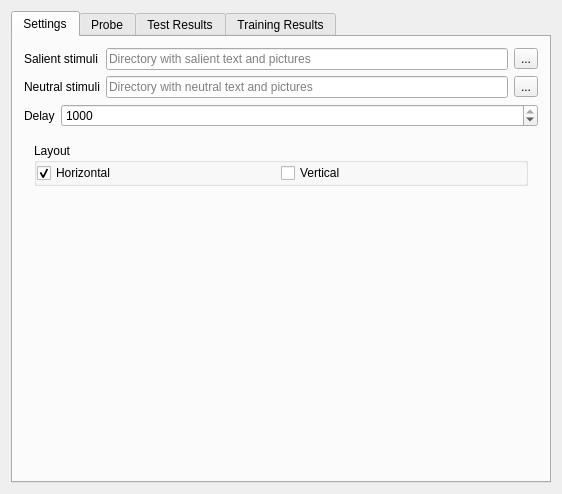
<?xml version="1.0" encoding="UTF-8"?>
<ui version="4.0">
 <class>MainWindow</class>
 <widget class="QMainWindow" name="MainWindow">
  <property name="geometry">
   <rect>
    <x>0</x>
    <y>0</y>
    <width>562</width>
    <height>494</height>
   </rect>
  </property>
  <property name="windowTitle">
   <string>QtCBM</string>
  </property>
  <widget class="QWidget" name="centralWidget">
   <layout class="QVBoxLayout" name="verticalLayout">
    <item>
     <widget class="QTabWidget" name="tabWidget">
      <property name="currentIndex">
       <number>0</number>
      </property>
      <widget class="QWidget" name="settingsTab">
       <attribute name="title">
        <string>Settings</string>
       </attribute>
       <layout class="QVBoxLayout" name="verticalLayout_2">
        <item>
         <layout class="QGridLayout" name="settingsGridLayout">
          <item row="0" column="0">
           <widget class="QLabel" name="salientLabel">
            <property name="text">
             <string>Salient stimuli</string>
            </property>
           </widget>
          </item>
          <item row="0" column="2">
           <widget class="QToolButton" name="setSalientFolderToolButton">
            <property name="text">
             <string>...</string>
            </property>
           </widget>
          </item>
          <item row="0" column="1">
           <widget class="QLineEdit" name="salientLineEdit">
            <property name="readOnly">
             <bool>true</bool>
            </property>
            <property name="placeholderText">
             <string>Directory with salient text and pictures</string>
            </property>
           </widget>
          </item>
          <item row="1" column="2">
           <widget class="QToolButton" name="setNeutralFolderToolButton">
            <property name="text">
             <string>...</string>
            </property>
           </widget>
          </item>
          <item row="1" column="1">
           <widget class="QLineEdit" name="neutralLineEdit">
            <property name="readOnly">
             <bool>true</bool>
            </property>
            <property name="placeholderText">
             <string>Directory with neutral text and pictures</string>
            </property>
           </widget>
          </item>
          <item row="1" column="0">
           <widget class="QLabel" name="neutralLabel">
            <property name="text">
             <string>Neutral stimuli</string>
            </property>
           </widget>
          </item>
         </layout>
        </item>
        <item>
         <layout class="QFormLayout" name="formLayout">
          <item row="1" column="1">
           <widget class="QSpinBox" name="delaySpinBox">
            <property name="minimum">
             <number>1</number>
            </property>
            <property name="maximum">
             <number>1000</number>
            </property>
            <property name="value">
             <number>1000</number>
            </property>
           </widget>
          </item>
          <item row="1" column="0">
           <widget class="QLabel" name="delayLabel">
            <property name="text">
             <string>Delay</string>
            </property>
           </widget>
          </item>
         </layout>
        </item>
        <item>
         <layout class="QVBoxLayout" name="verticalLayout_3">
          <property name="leftMargin">
           <number>10</number>
          </property>
          <property name="topMargin">
           <number>10</number>
          </property>
          <property name="rightMargin">
           <number>10</number>
          </property>
          <property name="bottomMargin">
           <number>10</number>
          </property>
          <item>
           <widget class="QGroupBox" name="groupBox">
            <property name="title">
             <string>Layout</string>
            </property>
            <property name="checkable">
             <bool>false</bool>
            </property>
            <layout class="QHBoxLayout" name="horizontalLayout">
             <property name="spacing">
              <number>0</number>
             </property>
             <property name="leftMargin">
              <number>0</number>
             </property>
             <property name="topMargin">
              <number>0</number>
             </property>
             <property name="rightMargin">
              <number>0</number>
             </property>
             <property name="bottomMargin">
              <number>0</number>
             </property>
             <item>
              <widget class="QCheckBox" name="horizontalCheckBox">
               <property name="text">
                <string>Horizontal</string>
               </property>
               <property name="checked">
                <bool>true</bool>
               </property>
               <property name="autoExclusive">
                <bool>true</bool>
               </property>
              </widget>
             </item>
             <item>
              <widget class="QCheckBox" name="verticalCheckBox">
               <property name="text">
                <string>Vertical</string>
               </property>
               <property name="autoExclusive">
                <bool>true</bool>
               </property>
              </widget>
             </item>
            </layout>
           </widget>
          </item>
         </layout>
        </item>
        <item>
         <spacer name="verticalSpacer">
          <property name="orientation">
           <enum>Qt::Vertical</enum>
          </property>
          <property name="sizeHint" stdset="0">
           <size>
            <width>20</width>
            <height>40</height>
           </size>
          </property>
         </spacer>
        </item>
       </layout>
      </widget>
      <widget class="QWidget" name="probeTab">
       <attribute name="title">
        <string>Probe</string>
       </attribute>
       <layout class="QVBoxLayout" name="verticalLayout_4">
        <item>
         <layout class="QGridLayout" name="probeGridLayout">
          <item row="0" column="0">
           <widget class="QPushButton" name="startTestPushButton">
            <property name="text">
             <string>Start test</string>
            </property>
           </widget>
          </item>
          <item row="0" column="1">
           <widget class="QPushButton" name="startTrainPushButton">
            <property name="text">
             <string>Start training</string>
            </property>
           </widget>
          </item>
         </layout>
        </item>
        <item>
         <layout class="QVBoxLayout" name="probeLayout">
          <item>
           <widget class="QWidget" name="probeWidget" native="true"/>
          </item>
         </layout>
        </item>
       </layout>
      </widget>
      <widget class="QWidget" name="testResultsTab">
       <attribute name="title">
        <string>Test Results</string>
       </attribute>
       <layout class="QVBoxLayout" name="verticalLayout_5">
        <item>
         <layout class="QGridLayout" name="testResultsGridLayout">
          <item row="0" column="0">
           <widget class="QPushButton" name="saveTestDataPushButton">
            <property name="text">
             <string>Save data</string>
            </property>
           </widget>
          </item>
          <item row="0" column="1">
           <widget class="QPushButton" name="clearTestDataPushButton">
            <property name="text">
             <string>Clear data</string>
            </property>
           </widget>
          </item>
          <item row="1" column="0">
           <layout class="QHBoxLayout" name="horizontalLayout_2">
            <item>
             <widget class="QLabel" name="label">
              <property name="text">
               <string>Average neutral delay:</string>
              </property>
             </widget>
            </item>
            <item>
             <widget class="QLabel" name="averageNeutralDelayLabel">
              <property name="text">
               <string>0</string>
              </property>
             </widget>
            </item>
           </layout>
          </item>
          <item row="1" column="1">
           <layout class="QHBoxLayout" name="horizontalLayout_3">
            <item>
             <widget class="QLabel" name="label_3">
              <property name="text">
               <string>Average salient delay:</string>
              </property>
             </widget>
            </item>
            <item>
             <widget class="QLabel" name="averageSalientDelayLabel">
              <property name="text">
               <string>0</string>
              </property>
             </widget>
            </item>
           </layout>
          </item>
         </layout>
        </item>
        <item>
         <layout class="QVBoxLayout" name="testChartVerticalLayout"/>
        </item>
       </layout>
      </widget>
      <widget class="QWidget" name="trainingResultsTab">
       <attribute name="title">
        <string>Training Results</string>
       </attribute>
       <layout class="QVBoxLayout" name="verticalLayout_6">
        <item>
         <layout class="QGridLayout" name="trainResultsGridLayout">
          <item row="0" column="0">
           <widget class="QPushButton" name="saveTrainDataPushButton">
            <property name="text">
             <string>Save data</string>
            </property>
           </widget>
          </item>
          <item row="0" column="1">
           <widget class="QPushButton" name="clearTrainDataPushButton">
            <property name="text">
             <string>Clear data</string>
            </property>
           </widget>
          </item>
          <item row="1" column="0">
           <layout class="QHBoxLayout" name="horizontalLayout_4">
            <item>
             <widget class="QLabel" name="label_2">
              <property name="text">
               <string>Average neutral delay:</string>
              </property>
             </widget>
            </item>
            <item>
             <widget class="QLabel" name="averageNeutralTrainDelayLabel">
              <property name="text">
               <string>0</string>
              </property>
             </widget>
            </item>
           </layout>
          </item>
          <item row="1" column="1">
           <layout class="QHBoxLayout" name="horizontalLayout_5">
            <item>
             <widget class="QLabel" name="label_5">
              <property name="text">
               <string>Average salient delay:</string>
              </property>
             </widget>
            </item>
            <item>
             <widget class="QLabel" name="averageSalientTrainDelayLabel">
              <property name="text">
               <string>0</string>
              </property>
             </widget>
            </item>
           </layout>
          </item>
         </layout>
        </item>
        <item>
         <layout class="QVBoxLayout" name="trainChartVerticalLayout"/>
        </item>
       </layout>
      </widget>
     </widget>
    </item>
   </layout>
  </widget>
  <widget class="QMenuBar" name="menuBar">
   <property name="geometry">
    <rect>
     <x>0</x>
     <y>0</y>
     <width>562</width>
     <height>23</height>
    </rect>
   </property>
  </widget>
 </widget>
 <layoutdefault spacing="6" margin="11"/>
 <resources/>
 <connections/>
</ui>
